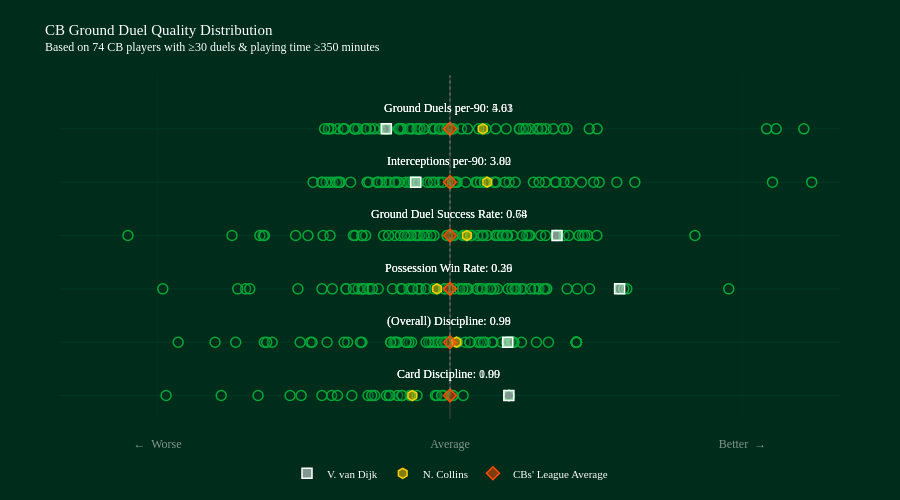

The cell this chart's notebook holds for it:
### Code cell
from classes.visual import DistributionPlot


# Create distribution plot for z-scores
dist_plot = DistributionPlot(
    columns = metrics,
    labels = ["←  Worse", "Average", "Better  →"],
    quality_metric_labels = Quality_Metric_labels,
    quality_metric_value_columns = Quality_Metric_label_Value_displayed
)

# Add title
dist_plot.add_title(
    title="CB Ground Duel Quality Distribution",
    subtitle=f"Based on {len(duel_summary)} CB players with ≥{min_num_duels_involved_in_threshold} duels & playing time ≥{min_minutes_played_threshold} minutes"
)

# Convert z_scores to dataframe format expected by add_group_data
# and merge the raw metric columns so annotation text can show non-z values.
z_scores_df = z_scores.reset_index()

raw_metric_columns = list(dict.fromkeys(Quality_Metric_label_Value_displayed.values()))
missing_raw_metric_columns = [col for col in raw_metric_columns if col not in duel_summary.columns]
if missing_raw_metric_columns:
    raise KeyError(
        "Missing raw metric column(s) required for annotation values: "
        + ", ".join(missing_raw_metric_columns)
    )

raw_metrics_df = duel_summary[raw_metric_columns].reset_index()

z_scores_df = z_scores_df.merge(
    raw_metrics_df,
    on=["player.id", "player.name"],
    how="left",
    validate="one_to_one",
)


# Create hover payload by z-scored metric, containing the raw metric value and the z-score for that metric, to be used in the distribution plot hover annotations
# this allows us to show both the z-score and the actual metric value in the hover tooltip for each player, providing more context and interpretability to the distribution plot.

hover_payload_suffix = "_hover_payload"
hover_string = "%{customdata[0]} = %{customdata[1]:.2f}<br>Respective Z-score = %{customdata[2]:.2f}"

for metric in metrics:
    raw_metric = Quality_Metric_label_Value_displayed.get(metric, metric.replace("z_", "", 1))
    metric_label = Quality_Metric_labels.get(metric, metric)
    z_scores_df[f"{metric}{hover_payload_suffix}"] = list(
        zip(
            [metric_label] * len(z_scores_df),
            z_scores_df[raw_metric],
            pd.to_numeric(z_scores_df[metric], errors="coerce"),
        )
    )


# Add all players as group data (background distribution)
dist_plot.add_group_data(
    df_plot=z_scores_df,
    plots="",  # No suffix needed since columns are already z-scores
    names=z_scores_df["player.name"],
    legend="All players",
    hover=hover_payload_suffix,
    hover_string=hover_string
)


# Highlight/Select a specific player (CB #1) --> (ex: player.id = 370  ==> V. van Dijk)
selected_player = z_scores_df[z_scores_df["player.id"] == 370]
if not selected_player.empty:
    player_name = selected_player["player.name"].iloc[0]
    dist_plot.add_data_point(
        ser_plot=selected_player.iloc[0],
        plots="",
        name=player_name,
        hover=hover_payload_suffix,
        hover_string=hover_string,
        add_annotations=True
    )



# Highlight/Select a specific player (CB #2) --> (ex: player.id = 479155  ==>  N. Collins)
selected_player = z_scores_df[z_scores_df["player.id"] == 479155]
if not selected_player.empty:
    player_name = selected_player["player.name"].iloc[0]
    dist_plot.add_data_point(
        ser_plot=selected_player.iloc[0],
        plots="",
        name=player_name,
        hover=hover_payload_suffix,
        hover_string=hover_string,
        add_annotations=True
    )




# Calculate cohort averages (raw metric values & z-scores)
cb_avg_raw_metrics = pd.Series(
    {
        raw_col: pd.to_numeric(z_scores_df[raw_col], errors="coerce").mean()
        for raw_col in raw_metric_columns
    }
)
cb_avg_z_scores = pd.Series(
    {
        z_col: pd.to_numeric(z_scores_df[z_col], errors="coerce").mean()
        for z_col in metrics
    }
)

cb_averages_summary = pd.DataFrame(
    {
        "metric": metrics,
        "avg_metric_value": [cb_avg_raw_metrics.get(Quality_Metric_label_Value_displayed[m], float("nan")) for m in metrics],
        "avg_z_score": [cb_avg_z_scores.get(m, float("nan")) for m in metrics],
    }
)


# 

cb_average_point = cb_avg_z_scores.copy()
for metric, raw_metric in Quality_Metric_label_Value_displayed.items():
    cb_average_point[raw_metric] = cb_avg_raw_metrics.get(raw_metric, float("nan"))
for metric in metrics:
    raw_metric = Quality_Metric_label_Value_displayed.get(metric, metric.replace("z_", "", 1))
    metric_label = Quality_Metric_labels.get(metric, metric)
    cb_average_point[f"{metric}{hover_payload_suffix}"] = [
        metric_label,
        cb_average_point.get(raw_metric, float("nan")),
        cb_average_point.get(metric, float("nan")),
    ]

cb_average_point["player.id"] = -1
cb_average_point["player.name"] = "CBs' League Average"


# Add All-CBs average as a distinct data point (using averaged z-scores)
dist_plot.add_data_point(
    ser_plot=cb_average_point,
    plots="",
    name="CBs' League Average",
    hover=hover_payload_suffix,
    hover_string=hover_string,
    add_annotations=False
)

# For Jupyter notebooks, use this to display
dist_plot.fig.show()

### Figure 1 — Plotly figure (JSON) as saved in the notebook; plotly's stock layout.template omitted (floating-point values rounded to 4 significant figures; data arrays with more than 128 entries replaced by an {"elided": "..."} marker saying what was removed)
{"data": [{"customdata": {"elided": "74x3 mixed values"}, "hovertemplate": "%{text}<br>%{customdata[0]} = %{customdata[1]:.2f}<br>Respective Z-score = %{customdata[2]:.2f}<extra></extra>", "marker": {"color": "rgba(0, 44, 28, 0.2)", "line": {"color": "rgba(0, 169, 56, 1)", "width": 1.5}, "size": 10}, "mode": "markers", "showlegend": false, "text": ["N. Collins", "M. Kilman", "D. Burn", "N. Milenković", "V. van Dijk", "Murillo", "L. Colwill", "M. Lacroix", "I. Zabarnyi", "W. Saliba", "M. Guéhi", "J. van Hecke", "F. Schär", "J. Tarkowski", "C. Bassey", "T. Harwood-Bellis", "W. Faes", "J. Andersen", "I. Konaté", "J. Bednarek", "Toti", "J. Branthwaite", "D. O'Shea", "Dean Huijsen", "E. Konsa", "Gabriel Magalhaes", "Rúben Dias", "M. de Ligt", "L. Dunk", "K. Mavropanos", "Pau Torres", "M. Akanji", "C. Richards", "E. Pinnock", "J. Todibo", "T. Chalobah", "J. Greaves", "H. Maguire", "C. Coady", "S. Bueno", "L. Martínez", "M. Doherty", "S. van den Berg", "C. Burgess", "T. Adarabioyo", "C. Romero", "E. Agbadou", "J. Vestergaard", "J. Stephens", "B. Davies", "I. Diop", "R. Drăgușin", "L. Yoro", "L. Woolfenden", "C. Okoli", "M. Senesi", "J. Kiwior", "M. Keane", "M. van de Ven", "C. Dawson", "J. Gvardiol", "Morato", "A. Gray", "A. Webster", "W. Fofana", "N. Mazraoui", "K. Danso", "Diego Carlos", "A. Cresswell", "N. Wood", "A. Khusanov", "J. Bree", "Y. Mosquera", "K. Walker-Peters"], "type": "scatter", "x": [-0.3867, -0.8411, 0.03042, 0.6036, 0.6036, 0.6036, 0.6036, -0.772, 0.1349, -0.6156, 0.6036, -1.64, -0.5365, 0.6036, -0.4893, -0.0639, -0.1497, -2.346, 0.6036, 0.02728, -0.1339, -0.338, 0.6036, -0.08571, 0.6036, 0.6036, 0.6036, 0.6036, 0.6036, -0.4105, 0.6036, -0.6519, 0.6036, 0.6036, 0.6036, 0.6036, 0.6036, -0.8026, -1.215, 0.6036, 0.6036, 0.6036, 0.6036, 0.6036, 0.6036, -1.527, 0.6036, -4.875, -0.495, 0.6036, 0.6036, 0.6036, 0.6036, 0.6036, -0.6227, -1.006, 0.6036, 0.6036, 0.6036, 0.6036, 0.6036, 0.6036, 0.6036, 0.6036, -1.154, 0.6036, 0.6036, 0.6036, 0.6036, -1.314, -2.912, 0.6036, 0.6036, -1.969], "y": [0, 0, 0, 0, 0, 0, 0, 0, 0, 0, 0, 0, 0, 0, 0, 0, 0, 0, 0, 0, 0, 0, 0, 0, 0, 0, 0, 0, 0, 0, 0, 0, 0, 0, 0, 0, 0, 0, 0, 0, 0, 0, 0, 0, 0, 0, 0, 0, 0, 0, 0, 0, 0, 0, 0, 0, 0, 0, 0, 0, 0, 0, 0, 0, 0, 0, 0, 0, 0, 0, 0, 0, 0, 0]}, {"customdata": {"elided": "74x3 mixed values"}, "hovertemplate": "%{text}<br>%{customdata[0]} = %{customdata[1]:.2f}<br>Respective Z-score = %{customdata[2]:.2f}<extra></extra>", "marker": {"color": "rgba(0, 44, 28, 0.2)", "line": {"color": "rgba(0, 169, 56, 1)", "width": 1.5}, "size": 10}, "mode": "markers", "showlegend": false, "text": ["N. Collins", "M. Kilman", "D. Burn", "N. Milenković", "V. van Dijk", "Murillo", "L. Colwill", "M. Lacroix", "I. Zabarnyi", "W. Saliba", "M. Guéhi", "J. van Hecke", "F. Schär", "J. Tarkowski", "C. Bassey", "T. Harwood-Bellis", "W. Faes", "J. Andersen", "I. Konaté", "J. Bednarek", "Toti", "J. Branthwaite", "D. O'Shea", "Dean Huijsen", "E. Konsa", "Gabriel Magalhaes", "Rúben Dias", "M. de Ligt", "L. Dunk", "K. Mavropanos", "Pau Torres", "M. Akanji", "C. Richards", "E. Pinnock", "J. Todibo", "T. Chalobah", "J. Greaves", "H. Maguire", "C. Coady", "S. Bueno", "L. Martínez", "M. Doherty", "S. van den Berg", "C. Burgess", "T. Adarabioyo", "C. Romero", "E. Agbadou", "J. Vestergaard", "J. Stephens", "B. Davies", "I. Diop", "R. Drăgușin", "L. Yoro", "L. Woolfenden", "C. Okoli", "M. Senesi", "J. Kiwior", "M. Keane", "M. van de Ven", "C. Dawson", "J. Gvardiol", "Morato", "A. Gray", "A. Webster", "W. Fofana", "N. Mazraoui", "K. Danso", "Diego Carlos", "A. Cresswell", "N. Wood", "A. Khusanov", "J. Bree", "Y. Mosquera", "K. Walker-Peters"], "type": "scatter", "x": [0.06581, 0.5782, 0.4416, 0.6285, 0.5926, -0.006027, -0.1281, 0.1567, 0.5973, -1.431, 0.6491, -0.1907, -0.1204, -0.3946, -0.6048, 0.6327, -0.5757, -0.5365, -0.5625, 1.01, -0.903, 0.3602, 0.8867, 0.611, 1.296, -0.5537, -0.03075, -0.04776, -0.1598, 0.2882, 1.296, -1.824, 0.3134, 1.296, 0.531, 0.4298, 0.7326, 0.5973, -1.415, -1.051, -0.03637, 0.657, 0.641, 1.296, 1.296, -2.41, -0.9185, -2.788, 0.2042, -1.086, -0.6098, 1.296, 1.296, 1.296, 0.07725, -1.905, -0.4223, 1.296, 0.2042, -0.04776, 1.296, -0.4509, 1.296, -1.537, -2.198, -0.2158, -1.88, -0.08313, 1.296, 0.3432, -0.4509, 1.296, -0.2454, -1.261], "y": [1, 1, 1, 1, 1, 1, 1, 1, 1, 1, 1, 1, 1, 1, 1, 1, 1, 1, 1, 1, 1, 1, 1, 1, 1, 1, 1, 1, 1, 1, 1, 1, 1, 1, 1, 1, 1, 1, 1, 1, 1, 1, 1, 1, 1, 1, 1, 1, 1, 1, 1, 1, 1, 1, 1, 1, 1, 1, 1, 1, 1, 1, 1, 1, 1, 1, 1, 1, 1, 1, 1, 1, 1, 1]}, {"customdata": {"elided": "74x3 mixed values"}, "hovertemplate": "%{text}<br>%{customdata[0]} = %{customdata[1]:.2f}<br>Respective Z-score = %{customdata[2]:.2f}<extra></extra>", "marker": {"color": "rgba(0, 44, 28, 0.2)", "line": {"color": "rgba(0, 169, 56, 1)", "width": 1.5}, "size": 10}, "mode": "markers", "showlegend": false, "text": ["N. Collins", "M. Kilman", "D. Burn", "N. Milenković", "V. van Dijk", "Murillo", "L. Colwill", "M. Lacroix", "I. Zabarnyi", "W. Saliba", "M. Guéhi", "J. van Hecke", "F. Schär", "J. Tarkowski", "C. Bassey", "T. Harwood-Bellis", "W. Faes", "J. Andersen", "I. Konaté", "J. Bednarek", "Toti", "J. Branthwaite", "D. O'Shea", "Dean Huijsen", "E. Konsa", "Gabriel Magalhaes", "Rúben Dias", "M. de Ligt", "L. Dunk", "K. Mavropanos", "Pau Torres", "M. Akanji", "C. Richards", "E. Pinnock", "J. Todibo", "T. Chalobah", "J. Greaves", "H. Maguire", "C. Coady", "S. Bueno", "L. Martínez", "M. Doherty", "S. van den Berg", "C. Burgess", "T. Adarabioyo", "C. Romero", "E. Agbadou", "J. Vestergaard", "J. Stephens", "B. Davies", "I. Diop", "R. Drăgușin", "L. Yoro", "L. Woolfenden", "C. Okoli", "M. Senesi", "J. Kiwior", "M. Keane", "M. van de Ven", "C. Dawson", "J. Gvardiol", "Morato", "A. Gray", "A. Webster", "W. Fofana", "N. Mazraoui", "K. Danso", "Diego Carlos", "A. Cresswell", "N. Wood", "A. Khusanov", "J. Bree", "Y. Mosquera", "K. Walker-Peters"], "type": "scatter", "x": [-0.1332, 0.1323, -0.1635, 0.6904, 1.74, 0.6652, 0.1588, -0.4213, 0.186, 0.5965, 0.7277, 0.9107, -0.9055, -0.3007, 0.9619, -0.8406, 0.09892, -0.506, 0.1748, 0.4247, 0.6342, -0.5893, 0.486, 0.03871, -0.05345, -0.01942, 0.09758, 0.2772, -0.7364, 1.813, 0.9107, -1.207, 0.4166, 0.8653, -0.8927, 0.9923, 0.7513, 1.306, 0.8255, -0.4905, -0.3874, -0.05345, -1.066, 0.1305, 1.201, 0.3118, 2.859, 0.9748, -0.3246, -1.56, 0.2818, -1.066, -0.3246, -2.097, 0.451, 0.3826, -0.3854, -0.2458, -0.9422, -0.9898, 1.783, 0.4166, -0.8254, -0.8254, -1.313, 0.6731, -0.8861, 1.431, 0.4166, -0.7963, -2.054, -2.178, 0.3294, -2.946], "y": [2, 2, 2, 2, 2, 2, 2, 2, 2, 2, 2, 2, 2, 2, 2, 2, 2, 2, 2, 2, 2, 2, 2, 2, 2, 2, 2, 2, 2, 2, 2, 2, 2, 2, 2, 2, 2, 2, 2, 2, 2, 2, 2, 2, 2, 2, 2, 2, 2, 2, 2, 2, 2, 2, 2, 2, 2, 2, 2, 2, 2, 2, 2, 2, 2, 2, 2, 2, 2, 2, 2, 2, 2, 2]}, {"customdata": {"elided": "74x3 mixed values"}, "hovertemplate": "%{text}<br>%{customdata[0]} = %{customdata[1]:.2f}<br>Respective Z-score = %{customdata[2]:.2f}<extra></extra>", "marker": {"color": "rgba(0, 44, 28, 0.2)", "line": {"color": "rgba(0, 169, 56, 1)", "width": 1.5}, "size": 10}, "mode": "markers", "showlegend": false, "text": ["N. Collins", "M. Kilman", "D. Burn", "N. Milenković", "V. van Dijk", "Murillo", "L. Colwill", "M. Lacroix", "I. Zabarnyi", "W. Saliba", "M. Guéhi", "J. van Hecke", "F. Schär", "J. Tarkowski", "C. Bassey", "T. Harwood-Bellis", "W. Faes", "J. Andersen", "I. Konaté", "J. Bednarek", "Toti", "J. Branthwaite", "D. O'Shea", "Dean Huijsen", "E. Konsa", "Gabriel Magalhaes", "Rúben Dias", "M. de Ligt", "L. Dunk", "K. Mavropanos", "Pau Torres", "M. Akanji", "C. Richards", "E. Pinnock", "J. Todibo", "T. Chalobah", "J. Greaves", "H. Maguire", "C. Coady", "S. Bueno", "L. Martínez", "M. Doherty", "S. van den Berg", "C. Burgess", "T. Adarabioyo", "C. Romero", "E. Agbadou", "J. Vestergaard", "J. Stephens", "B. Davies", "I. Diop", "R. Drăgușin", "L. Yoro", "L. Woolfenden", "C. Okoli", "M. Senesi", "J. Kiwior", "M. Keane", "M. van de Ven", "C. Dawson", "J. Gvardiol", "Morato", "A. Gray", "A. Webster", "W. Fofana", "N. Mazraoui", "K. Danso", "Diego Carlos", "A. Cresswell", "N. Wood", "A. Khusanov", "J. Bree", "Y. Mosquera", "K. Walker-Peters"], "type": "scatter", "x": [0.173, 0.1345, -0.3169, 0.6429, 1.098, -0.2386, 0.4659, 0.325, 0.9303, 1.358, 0.5036, -0.2342, -1.302, 0.5896, 0.8159, -0.9719, -0.6815, -0.1642, 0.4809, 0.2849, -0.5671, 0.7846, 1.17, 0.8174, 0.38, -0.3123, -0.3338, 0.5856, -0.63, -0.3531, 1.506, -1.916, 0.1802, 0.807, 1.092, 0.009778, -0.3397, 0.5462, -0.1955, 0.04176, 0.7432, 0.02865, -0.27, 0.9809, 0.5349, -0.9028, 1.323, 1.217, -0.0299, -3.303, 0.5812, -0.51, -1.583, -0.8649, 1.087, 0.1534, -0.4234, -0.4385, -1.23, -0.3992, 2.512, 0.2102, -2.236, -1.457, -1.95, 0.3394, -0.9028, 0.2228, 1.41, -0.4664, -0.0299, -0.9901, 1.382, -1.904], "y": [3, 3, 3, 3, 3, 3, 3, 3, 3, 3, 3, 3, 3, 3, 3, 3, 3, 3, 3, 3, 3, 3, 3, 3, 3, 3, 3, 3, 3, 3, 3, 3, 3, 3, 3, 3, 3, 3, 3, 3, 3, 3, 3, 3, 3, 3, 3, 3, 3, 3, 3, 3, 3, 3, 3, 3, 3, 3, 3, 3, 3, 3, 3, 3, 3, 3, 3, 3, 3, 3, 3, 3, 3, 3]}, {"customdata": {"elided": "74x3 mixed values"}, "hovertemplate": "%{text}<br>%{customdata[0]} = %{customdata[1]:.2f}<br>Respective Z-score = %{customdata[2]:.2f}<extra></extra>", "marker": {"color": "rgba(0, 44, 28, 0.2)", "line": {"color": "rgba(0, 169, 56, 1)", "width": 1.5}, "size": 10}, "mode": "markers", "showlegend": false, "text": ["N. Collins", "M. Kilman", "D. Burn", "N. Milenković", "V. van Dijk", "Murillo", "L. Colwill", "M. Lacroix", "I. Zabarnyi", "W. Saliba", "M. Guéhi", "J. van Hecke", "F. Schär", "J. Tarkowski", "C. Bassey", "T. Harwood-Bellis", "W. Faes", "J. Andersen", "I. Konaté", "J. Bednarek", "Toti", "J. Branthwaite", "D. O'Shea", "Dean Huijsen", "E. Konsa", "Gabriel Magalhaes", "Rúben Dias", "M. de Ligt", "L. Dunk", "K. Mavropanos", "Pau Torres", "M. Akanji", "C. Richards", "E. Pinnock", "J. Todibo", "T. Chalobah", "J. Greaves", "H. Maguire", "C. Coady", "S. Bueno", "L. Martínez", "M. Doherty", "S. van den Berg", "C. Burgess", "T. Adarabioyo", "C. Romero", "E. Agbadou", "J. Vestergaard", "J. Stephens", "B. Davies", "I. Diop", "R. Drăgușin", "L. Yoro", "L. Woolfenden", "C. Okoli", "M. Senesi", "J. Kiwior", "M. Keane", "M. van de Ven", "C. Dawson", "J. Gvardiol", "Morato", "A. Gray", "A. Webster", "W. Fofana", "N. Mazraoui", "K. Danso", "Diego Carlos", "A. Cresswell", "N. Wood", "A. Khusanov", "J. Bree", "Y. Mosquera", "K. Walker-Peters"], "type": "scatter", "x": [0.3817, -0.6569, -0.1573, -0.3274, -0.3517, -0.3847, 0.2648, 1.079, 1.236, 0.4657, 0.05799, -0.5407, -0.109, -0.0028, 0.856, -0.3403, -0.5666, -0.2034, 0.06444, 0.9777, -0.1705, -0.4532, 0.03359, 0.6066, -1.126, -1.167, -1.236, 0.07481, -1.317, -0.3992, -0.7324, -1.204, 1.53, 0.2787, 1.348, 0.4522, -0.4189, -0.6597, -1.272, 1.168, 1.087, -0.3696, -0.3723, -0.8507, -0.3233, 0.3677, 0.04779, 0.3129, 0.6687, -1.311, -0.7026, -0.6221, -0.5265, -1.129, 1.474, 3.307, -0.2338, -0.748, -0.832, -1.02, 0.4727, 0.3537, -1.405, -1.163, -0.0727, 3.71, -1.14, -0.5621, -0.7427, 0.5634, 0.162, 0.9143, 1.711, 1.896], "y": [4, 4, 4, 4, 4, 4, 4, 4, 4, 4, 4, 4, 4, 4, 4, 4, 4, 4, 4, 4, 4, 4, 4, 4, 4, 4, 4, 4, 4, 4, 4, 4, 4, 4, 4, 4, 4, 4, 4, 4, 4, 4, 4, 4, 4, 4, 4, 4, 4, 4, 4, 4, 4, 4, 4, 4, 4, 4, 4, 4, 4, 4, 4, 4, 4, 4, 4, 4, 4, 4, 4, 4, 4, 4]}, {"customdata": {"elided": "74x3 mixed values"}, "hovertemplate": "%{text}<br>%{customdata[0]} = %{customdata[1]:.2f}<br>Respective Z-score = %{customdata[2]:.2f}<extra></extra>", "marker": {"color": "rgba(0, 44, 28, 0.2)", "line": {"color": "rgba(0, 169, 56, 1)", "width": 1.5}, "size": 10}, "mode": "markers", "showlegend": false, "text": ["N. Collins", "M. Kilman", "D. Burn", "N. Milenković", "V. van Dijk", "Murillo", "L. Colwill", "M. Lacroix", "I. Zabarnyi", "W. Saliba", "M. Guéhi", "J. van Hecke", "F. Schär", "J. Tarkowski", "C. Bassey", "T. Harwood-Bellis", "W. Faes", "J. Andersen", "I. Konaté", "J. Bednarek", "Toti", "J. Branthwaite", "D. O'Shea", "Dean Huijsen", "E. Konsa", "Gabriel Magalhaes", "Rúben Dias", "M. de Ligt", "L. Dunk", "K. Mavropanos", "Pau Torres", "M. Akanji", "C. Richards", "E. Pinnock", "J. Todibo", "T. Chalobah", "J. Greaves", "H. Maguire", "C. Coady", "S. Bueno", "L. Martínez", "M. Doherty", "S. van den Berg", "C. Burgess", "T. Adarabioyo", "C. Romero", "E. Agbadou", "J. Vestergaard", "J. Stephens", "B. Davies", "I. Diop", "R. Drăgușin", "L. Yoro", "L. Woolfenden", "C. Okoli", "M. Senesi", "J. Kiwior", "M. Keane", "M. van de Ven", "C. Dawson", "J. Gvardiol", "Morato", "A. Gray", "A. Webster", "W. Fofana", "N. Mazraoui", "K. Danso", "Diego Carlos", "A. Cresswell", "N. Wood", "A. Khusanov", "J. Bree", "Y. Mosquera", "K. Walker-Peters"], "type": "scatter", "x": [0.3363, -0.7177, -0.05998, -0.5174, -0.6529, -0.329, 0.1181, 0.9855, 0.8963, 0.0343, -0.09899, -0.4971, 0.3667, -0.1846, 0.576, -0.03642, -0.3922, -0.1591, -0.08568, 0.9001, 0.01146, -0.6748, -0.3117, 0.3358, -1.249, -1.15, -1.219, -0.1072, -1.245, -0.3096, -1.089, -0.7765, 1.509, 0.02384, 0.9404, 0.4692, -0.335, -0.82, -1.286, 1.2, 0.8257, -0.3921, -0.3062, -1.097, -0.4851, 0.7531, -0.3384, -0.06549, 0.7106, -0.4191, -0.8702, -0.5056, -0.03019, -0.9779, 1.06, 3.345, -0.1073, -0.6639, -0.5275, -0.9703, -0.2651, 0.2945, -0.9447, -0.8604, 0.7134, 3.629, -0.9817, -0.6432, -1.08, 0.7804, 0.1808, 1.428, 1.162, 3.248], "y": [5, 5, 5, 5, 5, 5, 5, 5, 5, 5, 5, 5, 5, 5, 5, 5, 5, 5, 5, 5, 5, 5, 5, 5, 5, 5, 5, 5, 5, 5, 5, 5, 5, 5, 5, 5, 5, 5, 5, 5, 5, 5, 5, 5, 5, 5, 5, 5, 5, 5, 5, 5, 5, 5, 5, 5, 5, 5, 5, 5, 5, 5, 5, 5, 5, 5, 5, 5, 5, 5, 5, 5, 5, 5]}, {"customdata": [["Card Discipline", 1, 0.6036]], "hovertemplate": "%{text}<br>%{customdata[0]} = %{customdata[1]:.2f}<br>Respective Z-score = %{customdata[2]:.2f}<extra></extra>", "marker": {"color": "rgba(255, 255, 255, 0.5)", "line": {"color": "rgba(255, 255, 255, 1)", "width": 1.5}, "size": 10, "symbol": "square"}, "mode": "markers", "name": "V. van Dijk", "showlegend": true, "text": ["V. van Dijk"], "type": "scatter", "x": [0.6036], "y": [0]}, {"customdata": [["(Overall) Discipline", 0.9866, 0.5926]], "hovertemplate": "%{text}<br>%{customdata[0]} = %{customdata[1]:.2f}<br>Respective Z-score = %{customdata[2]:.2f}<extra></extra>", "marker": {"color": "rgba(255, 255, 255, 0.5)", "line": {"color": "rgba(255, 255, 255, 1)", "width": 1.5}, "size": 10, "symbol": "square"}, "mode": "markers", "name": "V. van Dijk", "showlegend": false, "text": ["V. van Dijk"], "type": "scatter", "x": [0.5926], "y": [1]}, {"customdata": [["Possession Win Rate", 0.3893, 1.74]], "hovertemplate": "%{text}<br>%{customdata[0]} = %{customdata[1]:.2f}<br>Respective Z-score = %{customdata[2]:.2f}<extra></extra>", "marker": {"color": "rgba(255, 255, 255, 0.5)", "line": {"color": "rgba(255, 255, 255, 1)", "width": 1.5}, "size": 10, "symbol": "square"}, "mode": "markers", "name": "V. van Dijk", "showlegend": false, "text": ["V. van Dijk"], "type": "scatter", "x": [1.74], "y": [2]}, {"customdata": [["Ground Duel Success Rate", 0.745, 1.098]], "hovertemplate": "%{text}<br>%{customdata[0]} = %{customdata[1]:.2f}<br>Respective Z-score = %{customdata[2]:.2f}<extra></extra>", "marker": {"color": "rgba(255, 255, 255, 0.5)", "line": {"color": "rgba(255, 255, 255, 1)", "width": 1.5}, "size": 10, "symbol": "square"}, "mode": "markers", "name": "V. van Dijk", "showlegend": false, "text": ["V. van Dijk"], "type": "scatter", "x": [1.098], "y": [3]}, {"customdata": [["Interceptions per-90", 3, -0.3517]], "hovertemplate": "%{text}<br>%{customdata[0]} = %{customdata[1]:.2f}<br>Respective Z-score = %{customdata[2]:.2f}<extra></extra>", "marker": {"color": "rgba(255, 255, 255, 0.5)", "line": {"color": "rgba(255, 255, 255, 1)", "width": 1.5}, "size": 10, "symbol": "square"}, "mode": "markers", "name": "V. van Dijk", "showlegend": false, "text": ["V. van Dijk"], "type": "scatter", "x": [-0.3517], "y": [4]}, {"customdata": [["Ground Duels per-90", 4.027, -0.6529]], "hovertemplate": "%{text}<br>%{customdata[0]} = %{customdata[1]:.2f}<br>Respective Z-score = %{customdata[2]:.2f}<extra></extra>", "marker": {"color": "rgba(255, 255, 255, 0.5)", "line": {"color": "rgba(255, 255, 255, 1)", "width": 1.5}, "size": 10, "symbol": "square"}, "mode": "markers", "name": "V. van Dijk", "showlegend": false, "text": ["V. van Dijk"], "type": "scatter", "x": [-0.6529], "y": [5]}, {"customdata": [["Card Discipline", 0.9906, -0.3867]], "hovertemplate": "%{text}<br>%{customdata[0]} = %{customdata[1]:.2f}<br>Respective Z-score = %{customdata[2]:.2f}<extra></extra>", "marker": {"color": "rgba(255, 204, 0, 0.5)", "line": {"color": "rgba(255, 204, 0, 1)", "width": 1.5}, "size": 10, "symbol": "hexagon"}, "mode": "markers", "name": "N. Collins", "showlegend": true, "text": ["N. Collins"], "type": "scatter", "x": [-0.3867], "y": [0]}, {"customdata": [["(Overall) Discipline", 0.9765, 0.06581]], "hovertemplate": "%{text}<br>%{customdata[0]} = %{customdata[1]:.2f}<br>Respective Z-score = %{customdata[2]:.2f}<extra></extra>", "marker": {"color": "rgba(255, 204, 0, 0.5)", "line": {"color": "rgba(255, 204, 0, 1)", "width": 1.5}, "size": 10, "symbol": "hexagon"}, "mode": "markers", "name": "N. Collins", "showlegend": false, "text": ["N. Collins"], "type": "scatter", "x": [0.06581], "y": [1]}, {"customdata": [["Possession Win Rate", 0.2629, -0.1332]], "hovertemplate": "%{text}<br>%{customdata[0]} = %{customdata[1]:.2f}<br>Respective Z-score = %{customdata[2]:.2f}<extra></extra>", "marker": {"color": "rgba(255, 204, 0, 0.5)", "line": {"color": "rgba(255, 204, 0, 1)", "width": 1.5}, "size": 10, "symbol": "hexagon"}, "mode": "markers", "name": "N. Collins", "showlegend": false, "text": ["N. Collins"], "type": "scatter", "x": [-0.1332], "y": [2]}, {"customdata": [["Ground Duel Success Rate", 0.6808, 0.173]], "hovertemplate": "%{text}<br>%{customdata[0]} = %{customdata[1]:.2f}<br>Respective Z-score = %{customdata[2]:.2f}<extra></extra>", "marker": {"color": "rgba(255, 204, 0, 0.5)", "line": {"color": "rgba(255, 204, 0, 1)", "width": 1.5}, "size": 10, "symbol": "hexagon"}, "mode": "markers", "name": "N. Collins", "showlegend": false, "text": ["N. Collins"], "type": "scatter", "x": [0.173], "y": [3]}, {"customdata": [["Interceptions per-90", 3.816, 0.3817]], "hovertemplate": "%{text}<br>%{customdata[0]} = %{customdata[1]:.2f}<br>Respective Z-score = %{customdata[2]:.2f}<extra></extra>", "marker": {"color": "rgba(255, 204, 0, 0.5)", "line": {"color": "rgba(255, 204, 0, 1)", "width": 1.5}, "size": 10, "symbol": "hexagon"}, "mode": "markers", "name": "N. Collins", "showlegend": false, "text": ["N. Collins"], "type": "scatter", "x": [0.3817], "y": [4]}, {"customdata": [["Ground Duels per-90", 5.605, 0.3363]], "hovertemplate": "%{text}<br>%{customdata[0]} = %{customdata[1]:.2f}<br>Respective Z-score = %{customdata[2]:.2f}<extra></extra>", "marker": {"color": "rgba(255, 204, 0, 0.5)", "line": {"color": "rgba(255, 204, 0, 1)", "width": 1.5}, "size": 10, "symbol": "hexagon"}, "mode": "markers", "name": "N. Collins", "showlegend": false, "text": ["N. Collins"], "type": "scatter", "x": [0.3363], "y": [5]}, {"customdata": [["Card Discipline", 0.9943, -7.144e-15]], "hovertemplate": "%{text}<br>%{customdata[0]} = %{customdata[1]:.2f}<br>Respective Z-score = %{customdata[2]:.2f}<extra></extra>", "marker": {"color": "rgba(255, 75, 0, 0.5)", "line": {"color": "rgba(255, 75, 0, 1)", "width": 1.5}, "size": 10, "symbol": "diamond"}, "mode": "markers", "name": "CBs' League Average", "showlegend": true, "text": ["CBs' League Average"], "type": "scatter", "x": [-7.144e-15], "y": [0]}, {"customdata": [["(Overall) Discipline", 0.9753, -5.671e-15]], "hovertemplate": "%{text}<br>%{customdata[0]} = %{customdata[1]:.2f}<br>Respective Z-score = %{customdata[2]:.2f}<extra></extra>", "marker": {"color": "rgba(255, 75, 0, 0.5)", "line": {"color": "rgba(255, 75, 0, 1)", "width": 1.5}, "size": 10, "symbol": "diamond"}, "mode": "markers", "name": "CBs' League Average", "showlegend": false, "text": ["CBs' League Average"], "type": "scatter", "x": [-5.671e-15], "y": [1]}, {"customdata": [["Possession Win Rate", 0.2719, 3.901e-16]], "hovertemplate": "%{text}<br>%{customdata[0]} = %{customdata[1]:.2f}<br>Respective Z-score = %{customdata[2]:.2f}<extra></extra>", "marker": {"color": "rgba(255, 75, 0, 0.5)", "line": {"color": "rgba(255, 75, 0, 1)", "width": 1.5}, "size": 10, "symbol": "diamond"}, "mode": "markers", "name": "CBs' League Average", "showlegend": false, "text": ["CBs' League Average"], "type": "scatter", "x": [3.901e-16], "y": [2]}, {"customdata": [["Ground Duel Success Rate", 0.6687, 2.1e-16]], "hovertemplate": "%{text}<br>%{customdata[0]} = %{customdata[1]:.2f}<br>Respective Z-score = %{customdata[2]:.2f}<extra></extra>", "marker": {"color": "rgba(255, 75, 0, 0.5)", "line": {"color": "rgba(255, 75, 0, 1)", "width": 1.5}, "size": 10, "symbol": "diamond"}, "mode": "markers", "name": "CBs' League Average", "showlegend": false, "text": ["CBs' League Average"], "type": "scatter", "x": [2.1e-16], "y": [3]}, {"customdata": [["Interceptions per-90", 3.391, 1.62e-16]], "hovertemplate": "%{text}<br>%{customdata[0]} = %{customdata[1]:.2f}<br>Respective Z-score = %{customdata[2]:.2f}<extra></extra>", "marker": {"color": "rgba(255, 75, 0, 0.5)", "line": {"color": "rgba(255, 75, 0, 1)", "width": 1.5}, "size": 10, "symbol": "diamond"}, "mode": "markers", "name": "CBs' League Average", "showlegend": false, "text": ["CBs' League Average"], "type": "scatter", "x": [1.62e-16], "y": [4]}, {"customdata": [["Ground Duels per-90", 5.069, 6.001e-17]], "hovertemplate": "%{text}<br>%{customdata[0]} = %{customdata[1]:.2f}<br>Respective Z-score = %{customdata[2]:.2f}<extra></extra>", "marker": {"color": "rgba(255, 75, 0, 0.5)", "line": {"color": "rgba(255, 75, 0, 1)", "width": 1.5}, "size": 10, "symbol": "diamond"}, "mode": "markers", "name": "CBs' League Average", "showlegend": false, "text": ["CBs' League Average"], "type": "scatter", "x": [6.001e-17], "y": [5]}], "layout": {"annotations": [{"font": {"color": "rgba(255, 255, 255, 1)", "family": "Gilroy-Light", "size": 12}, "showarrow": false, "text": "<span style=''>Card Discipline: 1.00 </span>", "x": 0, "y": 0.4}, {"font": {"color": "rgba(255, 255, 255, 1)", "family": "Gilroy-Light", "size": 12}, "showarrow": false, "text": "<span style=''>(Overall) Discipline: 0.99 </span>", "x": 0, "y": 1.4}, {"font": {"color": "rgba(255, 255, 255, 1)", "family": "Gilroy-Light", "size": 12}, "showarrow": false, "text": "<span style=''>Possession Win Rate: 0.39 </span>", "x": 0, "y": 2.4}, {"font": {"color": "rgba(255, 255, 255, 1)", "family": "Gilroy-Light", "size": 12}, "showarrow": false, "text": "<span style=''>Ground Duel Success Rate: 0.74 </span>", "x": 0, "y": 3.4}, {"font": {"color": "rgba(255, 255, 255, 1)", "family": "Gilroy-Light", "size": 12}, "showarrow": false, "text": "<span style=''>Interceptions per-90: 3.00 </span>", "x": 0, "y": 4.4}, {"font": {"color": "rgba(255, 255, 255, 1)", "family": "Gilroy-Light", "size": 12}, "showarrow": false, "text": "<span style=''>Ground Duels per-90: 4.03 </span>", "x": 0, "y": 5.4}, {"font": {"color": "rgba(255, 255, 255, 1)", "family": "Gilroy-Light", "size": 12}, "showarrow": false, "text": "<span style=''>Card Discipline: 0.99 </span>", "x": 0, "y": 0.4}, {"font": {"color": "rgba(255, 255, 255, 1)", "family": "Gilroy-Light", "size": 12}, "showarrow": false, "text": "<span style=''>(Overall) Discipline: 0.98 </span>", "x": 0, "y": 1.4}, {"font": {"color": "rgba(255, 255, 255, 1)", "family": "Gilroy-Light", "size": 12}, "showarrow": false, "text": "<span style=''>Possession Win Rate: 0.26 </span>", "x": 0, "y": 2.4}, {"font": {"color": "rgba(255, 255, 255, 1)", "family": "Gilroy-Light", "size": 12}, "showarrow": false, "text": "<span style=''>Ground Duel Success Rate: 0.68 </span>", "x": 0, "y": 3.4}, {"font": {"color": "rgba(255, 255, 255, 1)", "family": "Gilroy-Light", "size": 12}, "showarrow": false, "text": "<span style=''>Interceptions per-90: 3.82 </span>", "x": 0, "y": 4.4}, {"font": {"color": "rgba(255, 255, 255, 1)", "family": "Gilroy-Light", "size": 12}, "showarrow": false, "text": "<span style=''>Ground Duels per-90: 5.61 </span>", "x": 0, "y": 5.4}], "autosize": true, "height": 500, "legend": {"font": {"color": "rgba(255, 255, 255, 1)", "family": "Gilroy-Light", "size": 11}, "itemclick": false, "itemdoubleclick": false, "orientation": "h", "valign": "middle", "x": 0.5, "xanchor": "center", "y": -0.2, "yanchor": "bottom"}, "margin": {"b": 70, "l": 60, "pad": 16, "r": 60, "t": 75}, "paper_bgcolor": "rgba(0, 44, 28, 1)", "plot_bgcolor": "rgba(0, 44, 28, 1)", "shapes": [{"line": {"color": "gray", "dash": "dot", "width": 1}, "type": "line", "x0": 0, "x1": 0, "y0": 0, "y1": 6}], "title": {"font": {"color": "rgba(255, 255, 255, 1)", "family": "Gilroy-Medium", "size": 12}, "text": "<span style='font-size: 15.0px'>CB Ground Duel Quality Distribution</span><br>Based on 74 CB players with ≥30 duels & playing time ≥350 minutes", "x": 0.05, "xanchor": "left", "y": 0.93, "yanchor": "top"}, "xaxis": {"fixedrange": true, "range": [-4, 4], "tickfont": {"color": "rgba(255, 255, 255, 0.5)", "family": "Gilroy-Light", "size": 12}, "tickmode": "array", "ticktext": ["←  Worse", "Average", "Better  →"], "tickvals": [-3, 0, 3]}, "yaxis": {"fixedrange": true, "gridcolor": "rgba(0, 56, 33, 1)", "showticklabels": false, "zerolinecolor": "rgba(0, 56, 33, 1)"}}}
